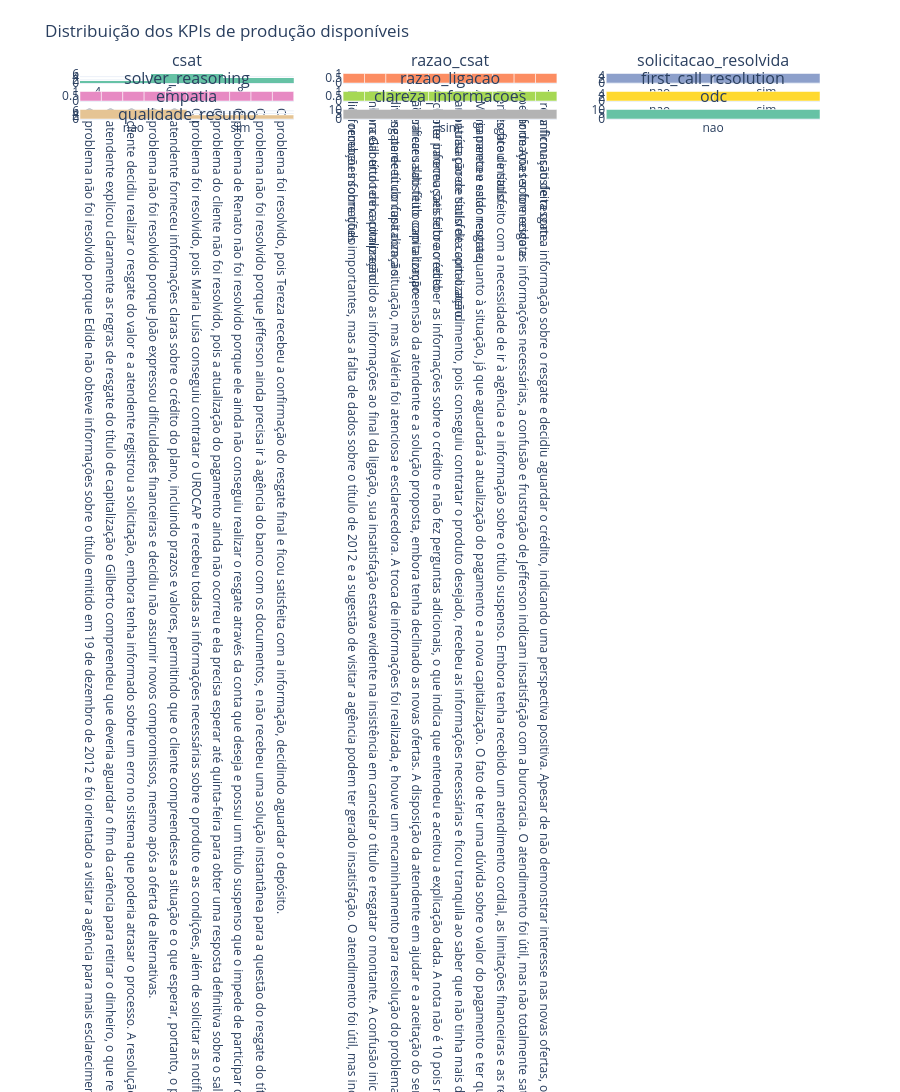

The code cell stored with this chart in its notebook:
### Markdown cell above
## 3.1 Distribuição dos KPIs de produção disponíveis

Visão geral interativa de todos os `prod_<kpi>` presentes na base: histograma
para KPIs numéricos (ex.: `prod_csat`) e contagem de categorias para KPIs
categóricos (ex.: Sim/Não). `prod_qualidade_resumo` aparece vazio, pois é
sempre criado sem dado real (ver seção 1).

### Code cell
present_prod_cols = [c for c in prod_cols if c in df.columns]
n_cols = 3
n_rows = -(-len(present_prod_cols) // n_cols)  # ceil division

fig_dist = make_subplots(
    rows=n_rows,
    cols=n_cols,
    subplot_titles=[c.replace("prod_", "") for c in present_prod_cols],
)

for i, col in enumerate(present_prod_cols):
    row, c = divmod(i, n_cols)
    row, c = row + 1, c + 1
    series = df[col].dropna()
    color = PLOTLY_COLORWAY[i % len(PLOTLY_COLORWAY)]
    if series.empty:
        continue
    if pd.api.types.is_numeric_dtype(series):
        fig_dist.add_trace(
            go.Histogram(x=series, marker_color=color, name=col, showlegend=False),
            row=row, col=c,
        )
    else:
        counts = series.value_counts()
        fig_dist.add_trace(
            go.Bar(x=counts.index.astype(str), y=counts.values, marker_color=color, name=col, showlegend=False),
            row=row, col=c,
        )

fig_dist.update_layout(
    height=320 * n_rows,
    title_text="Distribuição dos KPIs de produção disponíveis",
    template="plotly_white",
)
fig_dist.show()

### Figure 1 — Plotly figure (JSON) as saved in the notebook; plotly's stock layout.template omitted (floating-point values rounded to 4 significant figures)
{"data": [{"marker": {"color": "rgb(102,194,165)"}, "name": "prod_csat", "showlegend": false, "type": "histogram", "x": [7.0, 6.0, 6.0, 6.0, 8.0, 9.0, 6.0, 4.0, 6.0, 8.0], "xaxis": "x", "yaxis": "y"}, {"marker": {"color": "rgb(252,141,98)"}, "name": "prod_razao_csat", "showlegend": false, "type": "bar", "x": ["Edide recebeu informações importantes, mas a falta de dados sobre o título de 2012 e a sugestão de visitar a agência podem ter gerado insatisfação. O atendimento foi útil, mas incompleto, afetando a satisfação geral.", "Embora Gilberto tenha compreendido as informações ao final da ligação, sua insatisfação estava evidente na insistência em cancelar o título e resgatar o montante. A confusão inicial e a recusa à oferta adicional indicam uma experiência mista, levando a uma nota acima da média.", "Adivane pareceu confusa com a situação, mas Valéria foi atenciosa e esclarecedora. A troca de informações foi realizada, e houve um encaminhamento para resolução do problema. A insatisfação não foi total, mas a confusão e o erro no sistema impactaram a experiência.", "João pareceu satisfeito com a compreensão da atendente e a solução proposta, embora tenha declinado as novas ofertas. A disposição da atendente em ajudar e a aceitação do serviço de WhatsApp indicam um nível de satisfação acima da média, mas ainda com limitações devido à situação financeira de João.", "O cliente pareceu satisfeito ao receber as informações sobre o crédito e não fez perguntas adicionais, o que indica que entendeu e aceitou a explicação dada. A nota não é 10 pois não houve uma finalização efetiva do atendimento com feedback direto do cliente.", "Maria Luísa parece satisfeita com o atendimento, pois conseguiu contratar o produto desejado, recebeu as informações necessárias e ficou tranquila ao saber que não tinha mais dúvidas. A única observação para não ser 10 seria se houvesse um feedback sobre a experiência de atendimento.", "A Maria pareceu estar neutra quanto à situação, já que aguardará a atualização do pagamento e a nova capitalização. O fato de ter uma dúvida sobre o valor do pagamento e ter que lidar com a correção do IGPM pode ter gerado um leve desconforto.", "Renato ficou insatisfeito com a necessidade de ir à agência e a informação sobre o título suspenso. Embora tenha recebido um atendimento cordial, as limitações financeiras e as restrições em seu resgate impactaram negativamente sua satisfação.", "Apesar de Ana ter fornecido as informações necessárias, a confusão e frustração de Jefferson indicam insatisfação com a burocracia. O atendimento foi útil, mas não totalmente satisfatório devido à dificuldade que ele enfrentou.", "Tereza ficou satisfeita com a informação sobre o resgate e decidiu aguardar o crédito, indicando uma perspectiva positiva. Apesar de não demonstrar interesse nas novas ofertas, o atendimento cordial contribuiu para sua satisfação geral."], "xaxis": "x2", "y": [1, 1, 1, 1, 1, 1, 1, 1, 1, 1], "yaxis": "y2"}, {"marker": {"color": "rgb(141,160,203)"}, "name": "prod_solicitacao_resolvida", "showlegend": false, "type": "bar", "x": ["nao", "sim"], "xaxis": "x3", "y": [5, 5], "yaxis": "y3"}, {"marker": {"color": "rgb(231,138,195)"}, "name": "prod_solver_reasoning", "showlegend": false, "type": "bar", "x": ["O problema não foi resolvido porque Edide não obteve informações sobre o título emitido em 19 de dezembro de 2012 e foi orientado a visitar a agência para mais esclarecimentos.", "O atendente explicou claramente as regras de resgate do título de capitalização e Gilberto compreendeu que deveria aguardar o fim da carência para retirar o dinheiro, o que resolveu sua dúvida.", "O cliente decidiu realizar o resgate do valor e a atendente registrou a solicitação, embora tenha informado sobre um erro no sistema que poderia atrasar o processo. A resolução do problema foi efetivada com a confirmação do resgate.", "O problema não foi resolvido porque João expressou dificuldades financeiras e decidiu não assumir novos compromissos, mesmo após a oferta de alternativas.", "O atendente forneceu informações claras sobre o crédito do plano, incluindo prazos e valores, permitindo que o cliente compreendesse a situação e o que esperar, portanto, o problema foi resolvido.", "O problema foi resolvido, pois Maria Luísa conseguiu contratar o UROCAP e recebeu todas as informações necessárias sobre o produto e as condições, além de solicitar as notificações via WhatsApp.", "O problema do cliente não foi resolvido, pois a atualização do pagamento ainda não ocorreu e ela precisa esperar até quinta-feira para obter uma resposta definitiva sobre o saldo e o resgate.", "O problema de Renato não foi resolvido porque ele ainda não conseguiu realizar o resgate através da conta que deseja e possui um título suspenso que o impede de participar dos sorteios.", "O problema não foi resolvido porque Jefferson ainda precisa ir à agência do banco com os documentos, e não recebeu uma solução instantânea para a questão do resgate do título após o falecimento do pai.", "O problema foi resolvido, pois Tereza recebeu a confirmação do resgate final e ficou satisfeita com a informação, decidindo aguardar o depósito."], "xaxis": "x4", "y": [1, 1, 1, 1, 1, 1, 1, 1, 1, 1], "yaxis": "y4"}, {"marker": {"color": "rgb(166,216,84)"}, "name": "prod_razao_ligacao", "showlegend": false, "type": "bar", "x": ["Informações sobre título", "Cancelar título de capitalização", "Resgate de título capitalização.", "Verificar saldo título capitalização", "Obter informações sobre crédito", "Contratação de título de capitalização.", "Pagamento e saldo resgate.", "Resgate de título.", "Informações sobre resgate.", "Confirmação de resgate."], "xaxis": "x5", "y": [1, 1, 1, 1, 1, 1, 1, 1, 1, 1], "yaxis": "y5"}, {"marker": {"color": "rgb(255,217,47)"}, "name": "prod_first_call_resolution", "showlegend": false, "type": "bar", "x": ["nao", "sim"], "xaxis": "x6", "y": [5, 5], "yaxis": "y6"}, {"marker": {"color": "rgb(229,196,148)"}, "name": "prod_empatia", "showlegend": false, "type": "bar", "x": ["nao", "sim"], "xaxis": "x7", "y": [7, 3], "yaxis": "y7"}, {"marker": {"color": "rgb(179,179,179)"}, "name": "prod_clareza_informacoes", "showlegend": false, "type": "bar", "x": ["sim"], "xaxis": "x8", "y": [10], "yaxis": "y8"}, {"marker": {"color": "rgb(102,194,165)"}, "name": "prod_odc", "showlegend": false, "type": "bar", "x": ["nao"], "xaxis": "x9", "y": [10], "yaxis": "y9"}], "layout": {"annotations": [{"font": {"size": 16}, "showarrow": false, "text": "csat", "x": 0.1444, "xanchor": "center", "xref": "paper", "y": 1, "yanchor": "bottom", "yref": "paper"}, {"font": {"size": 16}, "showarrow": false, "text": "razao_csat", "x": 0.5, "xanchor": "center", "xref": "paper", "y": 1, "yanchor": "bottom", "yref": "paper"}, {"font": {"size": 16}, "showarrow": false, "text": "solicitacao_resolvida", "x": 0.8556, "xanchor": "center", "xref": "paper", "y": 1, "yanchor": "bottom", "yref": "paper"}, {"font": {"size": 16}, "showarrow": false, "text": "solver_reasoning", "x": 0.1444, "xanchor": "center", "xref": "paper", "y": 0.7188, "yanchor": "bottom", "yref": "paper"}, {"font": {"size": 16}, "showarrow": false, "text": "razao_ligacao", "x": 0.5, "xanchor": "center", "xref": "paper", "y": 0.7188, "yanchor": "bottom", "yref": "paper"}, {"font": {"size": 16}, "showarrow": false, "text": "first_call_resolution", "x": 0.8556, "xanchor": "center", "xref": "paper", "y": 0.7188, "yanchor": "bottom", "yref": "paper"}, {"font": {"size": 16}, "showarrow": false, "text": "empatia", "x": 0.1444, "xanchor": "center", "xref": "paper", "y": 0.4375, "yanchor": "bottom", "yref": "paper"}, {"font": {"size": 16}, "showarrow": false, "text": "clareza_informacoes", "x": 0.5, "xanchor": "center", "xref": "paper", "y": 0.4375, "yanchor": "bottom", "yref": "paper"}, {"font": {"size": 16}, "showarrow": false, "text": "odc", "x": 0.8556, "xanchor": "center", "xref": "paper", "y": 0.4375, "yanchor": "bottom", "yref": "paper"}, {"font": {"size": 16}, "showarrow": false, "text": "qualidade_resumo", "x": 0.1444, "xanchor": "center", "xref": "paper", "y": 0.1562, "yanchor": "bottom", "yref": "paper"}], "height": 1280, "title": {"text": "Distribuição dos KPIs de produção disponíveis"}, "xaxis": {"anchor": "y", "domain": [0, 0.2889]}, "xaxis10": {"anchor": "y10", "domain": [0, 0.2889]}, "xaxis11": {"anchor": "y11", "domain": [0.3556, 0.6444]}, "xaxis12": {"anchor": "y12", "domain": [0.7111, 1]}, "xaxis2": {"anchor": "y2", "domain": [0.3556, 0.6444]}, "xaxis3": {"anchor": "y3", "domain": [0.7111, 1]}, "xaxis4": {"anchor": "y4", "domain": [0, 0.2889]}, "xaxis5": {"anchor": "y5", "domain": [0.3556, 0.6444]}, "xaxis6": {"anchor": "y6", "domain": [0.7111, 1]}, "xaxis7": {"anchor": "y7", "domain": [0, 0.2889]}, "xaxis8": {"anchor": "y8", "domain": [0.3556, 0.6444]}, "xaxis9": {"anchor": "y9", "domain": [0.7111, 1]}, "yaxis": {"anchor": "x", "domain": [0.8438, 1]}, "yaxis10": {"anchor": "x10", "domain": [0, 0.1562]}, "yaxis11": {"anchor": "x11", "domain": [0, 0.1562]}, "yaxis12": {"anchor": "x12", "domain": [0, 0.1562]}, "yaxis2": {"anchor": "x2", "domain": [0.8438, 1]}, "yaxis3": {"anchor": "x3", "domain": [0.8438, 1]}, "yaxis4": {"anchor": "x4", "domain": [0.5625, 0.7188]}, "yaxis5": {"anchor": "x5", "domain": [0.5625, 0.7188]}, "yaxis6": {"anchor": "x6", "domain": [0.5625, 0.7188]}, "yaxis7": {"anchor": "x7", "domain": [0.2812, 0.4375]}, "yaxis8": {"anchor": "x8", "domain": [0.2812, 0.4375]}, "yaxis9": {"anchor": "x9", "domain": [0.2812, 0.4375]}}}
